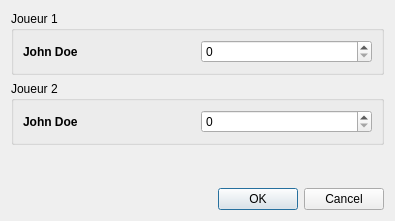
<?xml version="1.0" encoding="UTF-8"?>
<ui version="4.0">
 <class>DialogEditScore</class>
 <widget class="QDialog" name="DialogEditScore">
  <property name="geometry">
   <rect>
    <x>0</x>
    <y>0</y>
    <width>395</width>
    <height>221</height>
   </rect>
  </property>
  <property name="windowTitle">
   <string>Score du match...</string>
  </property>
  <layout class="QVBoxLayout" name="verticalLayout">
   <item>
    <widget class="QGroupBox" name="groupBoxPlayer1">
     <property name="title">
      <string>Joueur 1</string>
     </property>
     <layout class="QHBoxLayout" name="horizontalLayout">
      <item>
       <widget class="QLabel" name="labelPlayer1">
        <property name="font">
         <font>
          <bold>true</bold>
         </font>
        </property>
        <property name="text">
         <string>John Doe</string>
        </property>
       </widget>
      </item>
      <item>
       <widget class="QSpinBox" name="spinBoxPlayer1"/>
      </item>
     </layout>
    </widget>
   </item>
   <item>
    <widget class="QGroupBox" name="groupBoxPlayer2">
     <property name="title">
      <string>Joueur 2</string>
     </property>
     <layout class="QHBoxLayout" name="horizontalLayout_2">
      <item>
       <widget class="QLabel" name="labelPlayer2">
        <property name="font">
         <font>
          <bold>true</bold>
         </font>
        </property>
        <property name="text">
         <string>John Doe</string>
        </property>
       </widget>
      </item>
      <item>
       <widget class="QSpinBox" name="spinBoxPlayer2"/>
      </item>
     </layout>
    </widget>
   </item>
   <item>
    <spacer name="verticalSpacer">
     <property name="orientation">
      <enum>Qt::Vertical</enum>
     </property>
     <property name="sizeHint" stdset="0">
      <size>
       <width>20</width>
       <height>40</height>
      </size>
     </property>
    </spacer>
   </item>
   <item>
    <widget class="QDialogButtonBox" name="buttonBox">
     <property name="orientation">
      <enum>Qt::Horizontal</enum>
     </property>
     <property name="standardButtons">
      <set>QDialogButtonBox::Cancel|QDialogButtonBox::Ok</set>
     </property>
    </widget>
   </item>
  </layout>
 </widget>
 <resources/>
 <connections>
  <connection>
   <sender>buttonBox</sender>
   <signal>accepted()</signal>
   <receiver>DialogEditScore</receiver>
   <slot>accept()</slot>
   <hints>
    <hint type="sourcelabel">
     <x>248</x>
     <y>254</y>
    </hint>
    <hint type="destinationlabel">
     <x>157</x>
     <y>274</y>
    </hint>
   </hints>
  </connection>
  <connection>
   <sender>buttonBox</sender>
   <signal>rejected()</signal>
   <receiver>DialogEditScore</receiver>
   <slot>reject()</slot>
   <hints>
    <hint type="sourcelabel">
     <x>316</x>
     <y>260</y>
    </hint>
    <hint type="destinationlabel">
     <x>286</x>
     <y>274</y>
    </hint>
   </hints>
  </connection>
 </connections>
</ui>
